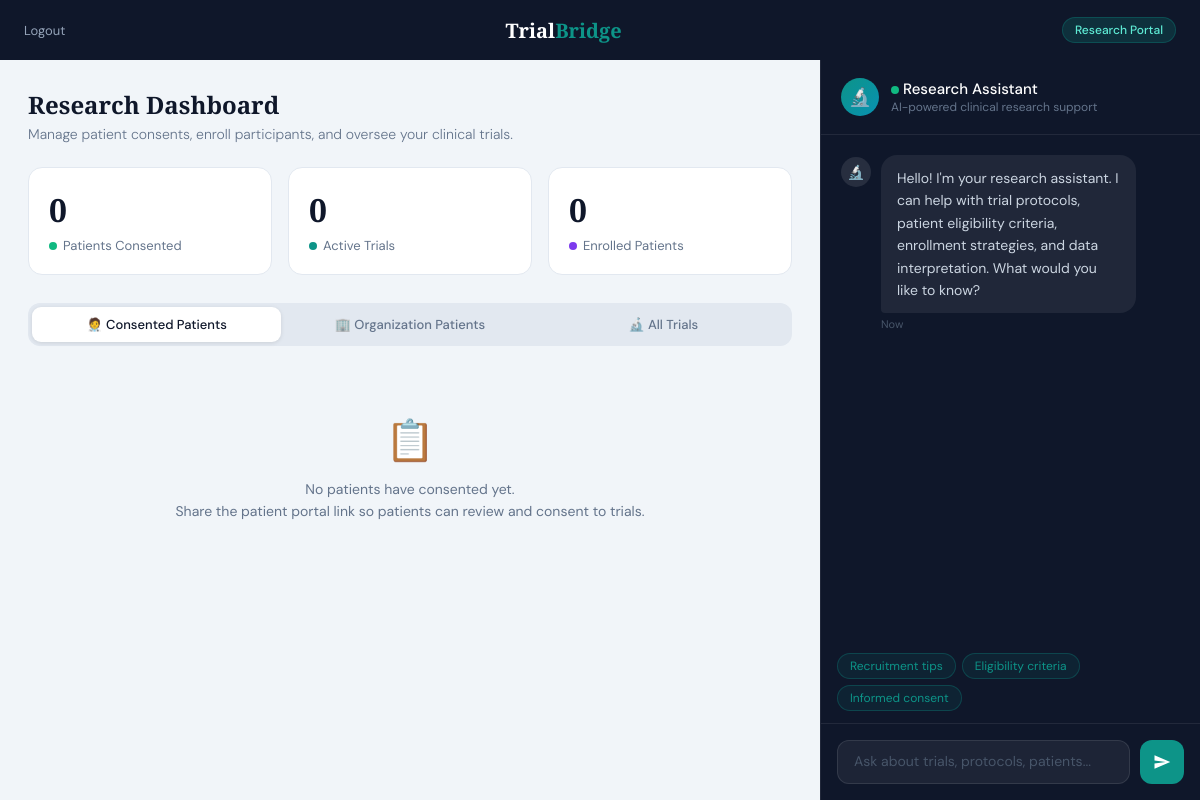
The app's page /doctor (signed in), older data.
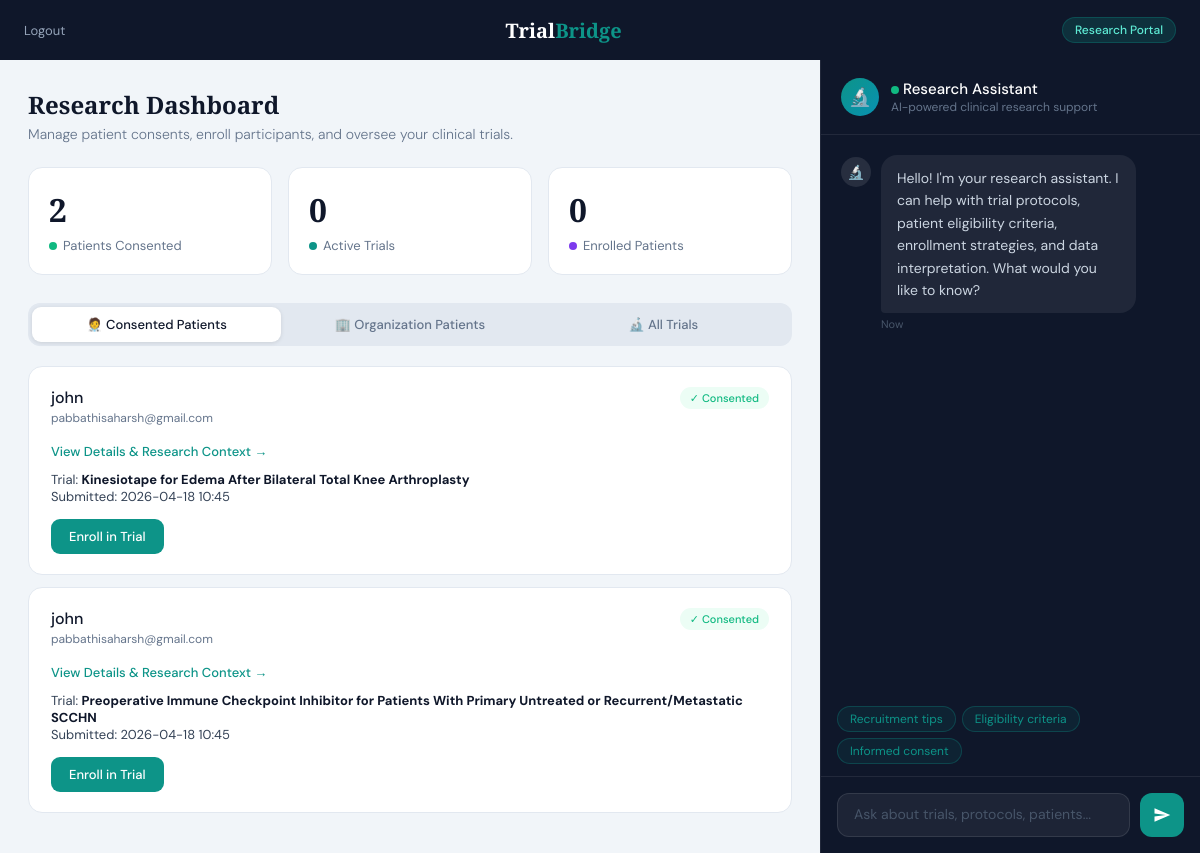
The same page, newer data.
### tables this page shows
CREATE TABLE consents (
                    id INTEGER PRIMARY KEY AUTOINCREMENT,
                    patient_name TEXT,
                    patient_email TEXT,
                    condition TEXT,
                    patient_age TEXT,
                    patient_gender TEXT,
                    trial_id TEXT,
                    trial_title TEXT,
                    decision TEXT,
                    timestamp TEXT,
                    enrolled BOOLEAN
                 );

### app.py (the view, shortened to what this page needs)
@app.route("/doctor", methods=["GET", "POST"])
def doctor():
    if session.get("role") != "doctor":
        return redirect(url_for("doctor_login"))
    organization = session.get("organization")
    conn = get_db_connection()
    if organization:
        all_consents = [dict(row) for row in conn.execute("""
            SELECT c.* FROM consents c
            JOIN patients p ON c.patient_email = p.email
            WHERE p.organization = ?
        """, (organization,)).fetchall()]
    else:
        all_consents = []
    org_patients = []
    if organization:
        org_patients = [dict(row) for row in conn.execute("SELECT * FROM patients WHERE organization = ?", (organization,)).fetchall()]
    patient_count = conn.execute("SELECT COUNT(*) FROM patients").fetchone()[0]
    conn.close()
    accepted       = [c for c in all_consents if c["decision"] == "accepted"]
    enrolled_count = len([c for c in all_consents if c.get("enrolled")])
    search_query = ""
    trials_to_show = ALL_TRIALS[:50]
    print(f"[DOCTOR PAGE] Showing {len(accepted)} accepted consents. Search query: '{search_query}'")
    return render_template("doctor.html",
        trials         = trials_to_show,
        consents       = accepted,
        enrolled_count = enrolled_count,
        active_trials  = len(ACTIVE_TRIALS),
        patient_count  = patient_count,
        search_query   = search_query,
        all_consents   = all_consents,
        org_patients   = org_patients,
        organization   = organization
    )

### app.py (called while the page is built)
def get_db_connection():
    import sqlite3
    conn = sqlite3.connect(DB_FILE)
    conn.row_factory = sqlite3.Row
    return conn

### templates/doctor.html (shortened to what the changed rows need)
<!DOCTYPE html>
<html lang="en">
<head>
</head>
<body>
  <div class="layout">
    <div class="main-panel">
      <h2 class="panel-title">Research Dashboard</h2>
      <div class="stats-row">
        <div class="stat-card">
          <div class="stat-num" id="statTotal">{{ consents|length }}</div>
          <div class="stat-label"><span class="stat-dot" style="background:#10b981"></span>Patients Consented</div>
        </div>
      </div>
      <div class="tab-content active" id="tab-consents">
        {% if consents %}
        {% for c in consents %}
        <div class="consent-card" id="ccard-{{ loop.index }}">
          <div class="consent-card-header">
            <div>
              <div class="patient-name">{{ c.patient_name }}</div>
              <div class="patient-email">{{ c.patient_email }}</div>
            </div>
            <span class="status-chip accepted" id="chip-{{ loop.index }}">✓ Consented</span>
          </div>
          <div style="margin-bottom: 10px;">
            <a href="/consent_detail/{{ c.id }}" style="font-size: 13px; color: var(--teal); text-decoration: none; font-weight: 500;">View Details & Research Context →</a>
          </div>
          <div class="consent-meta">
            Trial: <strong>{{ c.trial_title }}</strong><br>
            Submitted: {{ c.timestamp }}
          </div>
          <button class="btn-enroll" id="enroll-btn-{{ loop.index }}"
            onclick="enrollPatient('{{ c.patient_email }}_{{ c.trial_id }}', {{ loop.index }})">
            Enroll in Trial
          </button>
        </div>
        {% endfor %}
        {% else %}
        <div class="empty-state">
          <div class="empty-icon">📋</div>
          <p>No patients have consented yet.<br>
            Share the patient portal link so patients can review and consent to trials.</p>
        </div>
        {% endif %}
      </div>
    </div>
  </div>
</body>
</html>

Row changes from the older to the newer data that the page shows:
added consents: patient_name "john", patient_email "pabbathisaharsh@gmail.com", trial_title "Kinesiotape for Edema After Bilateral Total Knee Arthroplasty", timestamp "2026-04-18 10:45"
added consents: patient_name "john", patient_email "pabbathisaharsh@gmail.com", trial_title "Preoperative Immune Checkpoint Inhibitor for Patients With Primary Untreated or Recurrent/Metastatic SCCHN", timestamp "2026-04-18 10:45"
Text that changed along with them:
{{ consents|length }}: "0" → "2"
text no longer shown: "📋 No patients have consented yet. Share the patient portal link so patients can review and consent to trials."
